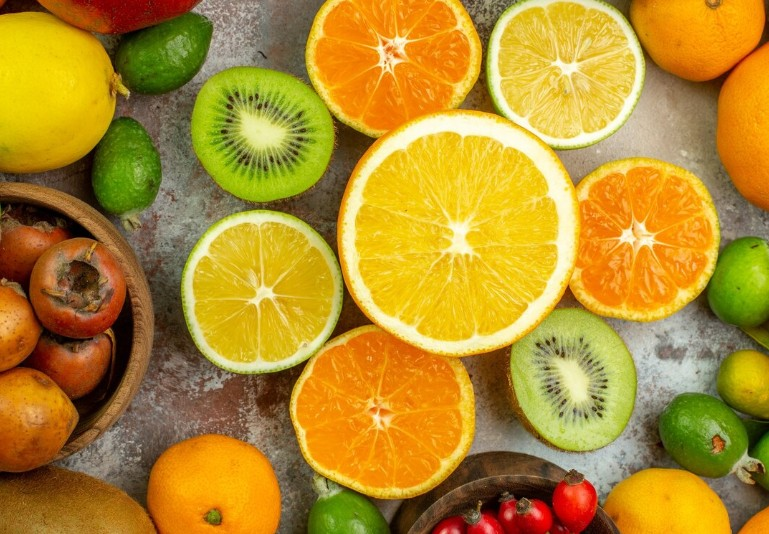
#> input picture Capitulo-02 Pre-processamento-e-segmentação/2.1 Pre-processamento/1-Operacoes Basicas/frutas2.jpg, 769 x 534 px
$ jupyter execute 2.1.2-AlternadoValoresPixelImagens.ipynb
#> lines starting #> are read from the running program, lines starting #| are printed output that depends on the picture; after the words box and inside, x2 and y2 are one past the last pixel; in counts of white or black regions, pixels touching at a corner belong together
[cell 1]
import cv2

imagem = cv2.imread("frutas2.jpg")
#> imagem is the input picture: shape (534, 769, 3); mean B, G, R 45.2, 140.4, 178.8
imagemCinza = cv2.cvtColor(imagem, cv2.COLOR_BGR2GRAY)
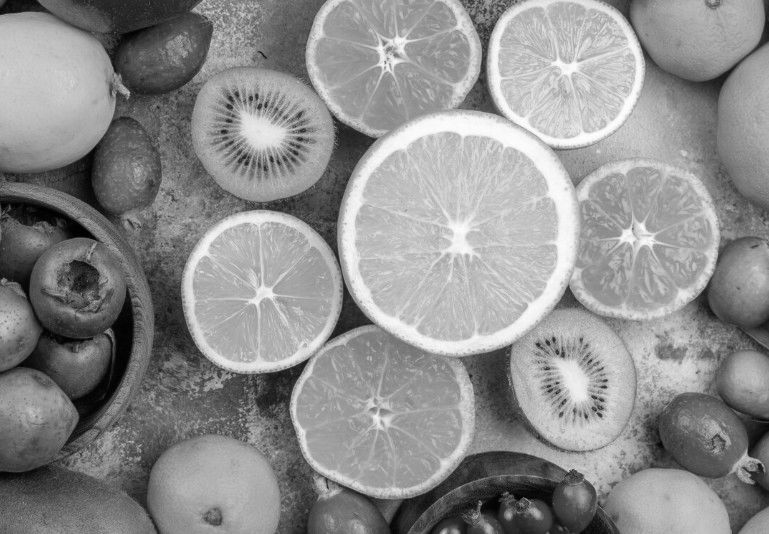
#> imagemCinza: shape (534, 769); min 0, max 254, mean 141

pixelAlvo = imagemCinza[0, 0]
#> pixelAlvo = 88
print(f"Pixel na posição (0, 0) antes: {pixelAlvo}")
#| Pixel na posição (0, 0) antes: 88

# Alterando o pixel na posição (0, 0) para o valor 100
imagemCinza[0, 0] = 100
#> imagemCinza: shape (534, 769); under 0.01% of pixels changed, all inside (x1, y1, x2, y2) = (0, 0, 1, 1)
pixelAlvo = imagemCinza[0, 0]
#> pixelAlvo = 100

print(f"Pixel na posição (0, 0) depois: {pixelAlvo}")
#| Pixel na posição (0, 0) depois: 100
